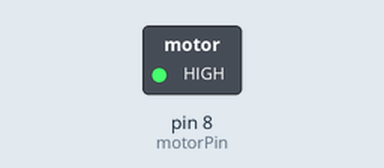
The sketch below on a simulated Arduino Uno, built with avr-gcc and run on an emulated ATmega328P. On the bench: switched loads named in the sketch (green lamp = pin HIGH). Dashed ring = blinking.

Above: at 0.5 s.
Timing chart, 0 to 4.6 s (numbered marks = the images above):
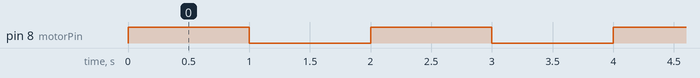

The sketch:

DCMotorExample.ino
```cpp
const int motorPin = 8;

void setup() {
  pinMode(motorPin, OUTPUT);
}

void loop() {
  analogWrite(motorPin, 255);
  delay(1000);
  analogWrite(motorPin, 0);
  delay(1000);
}
```

Measured:
- by itself, pin 8 (motorPin): alternates HIGH for 1.0 s and LOW for 1.0 s
